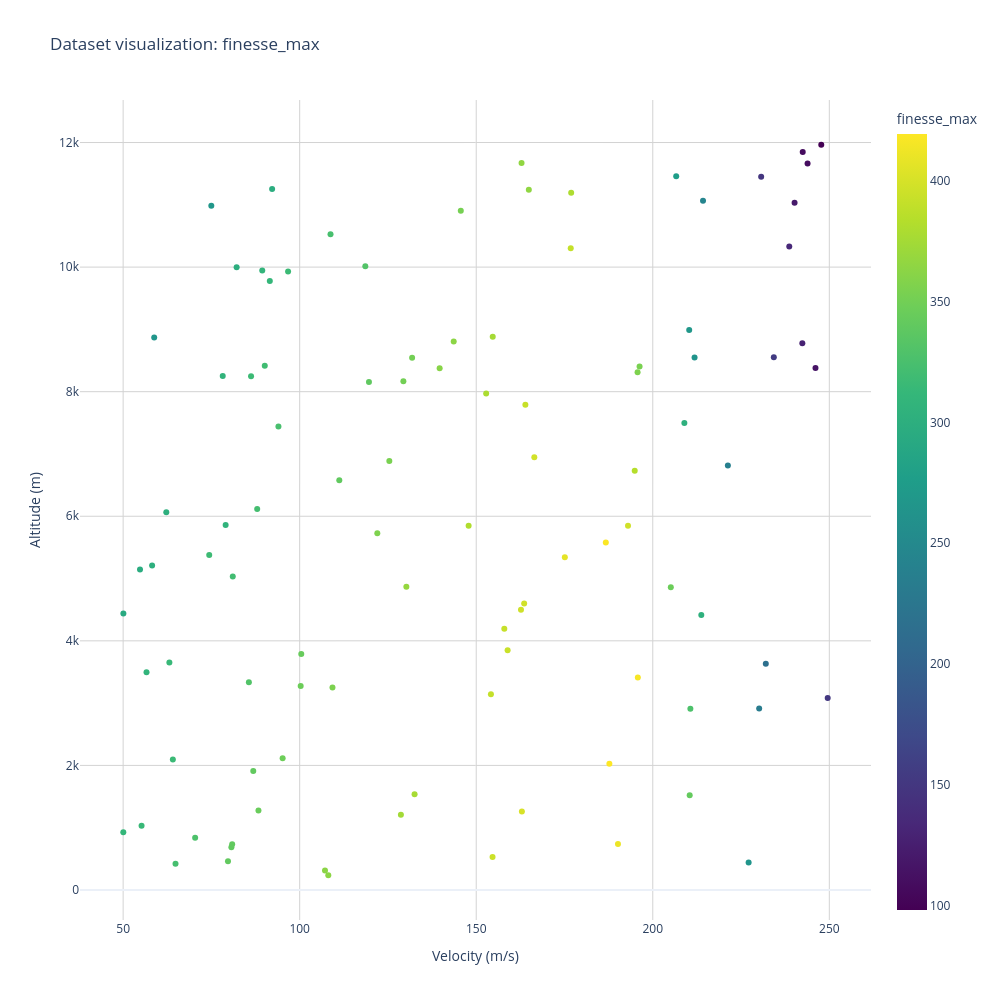

Notebook source saved alongside this figure:
### Code cell
fig = plot_airfoil_dataset(data="finesse_max", size=1000)

fig.show()
